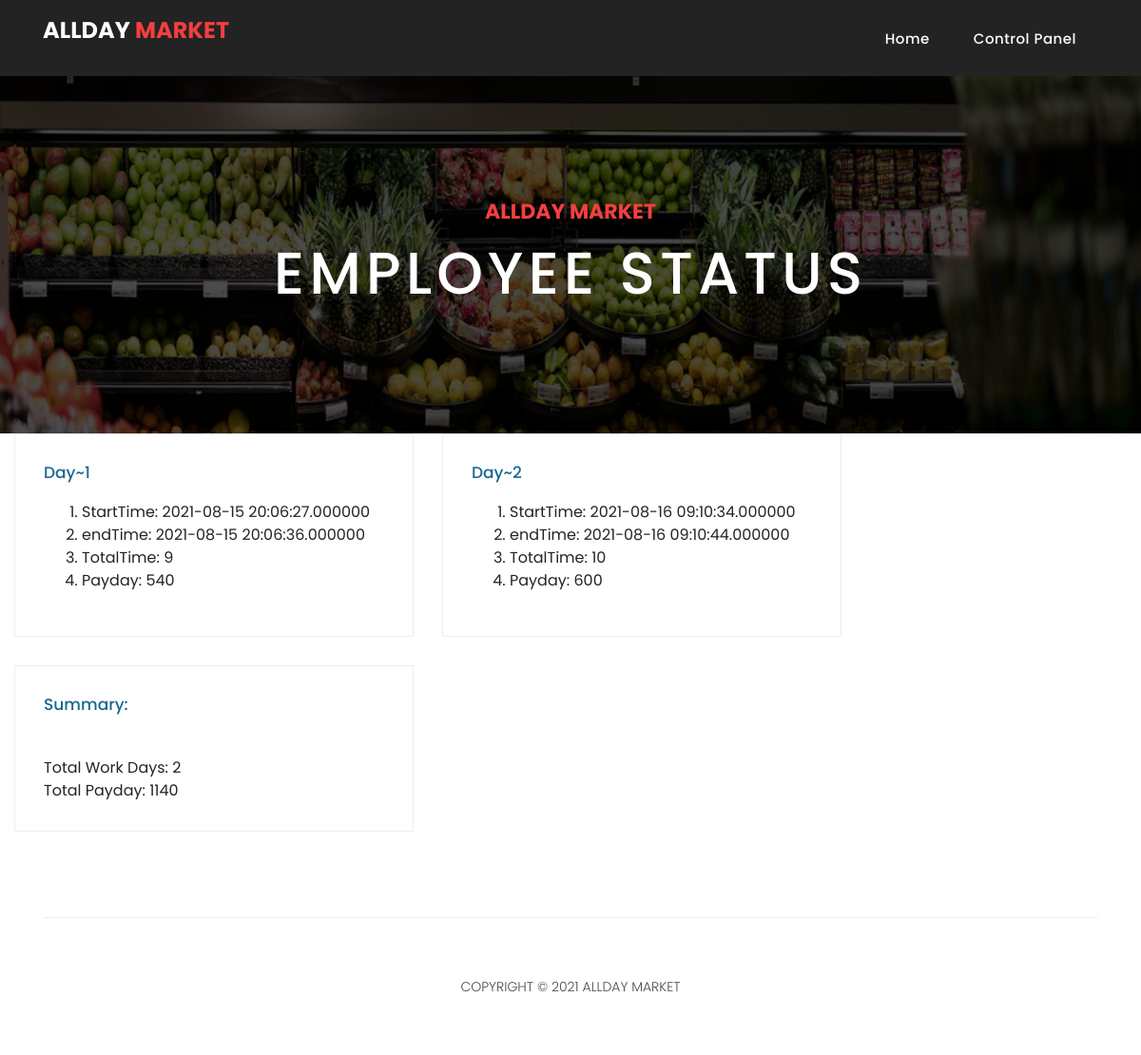
The app's page /employeeStatus.php (signed in), older data.
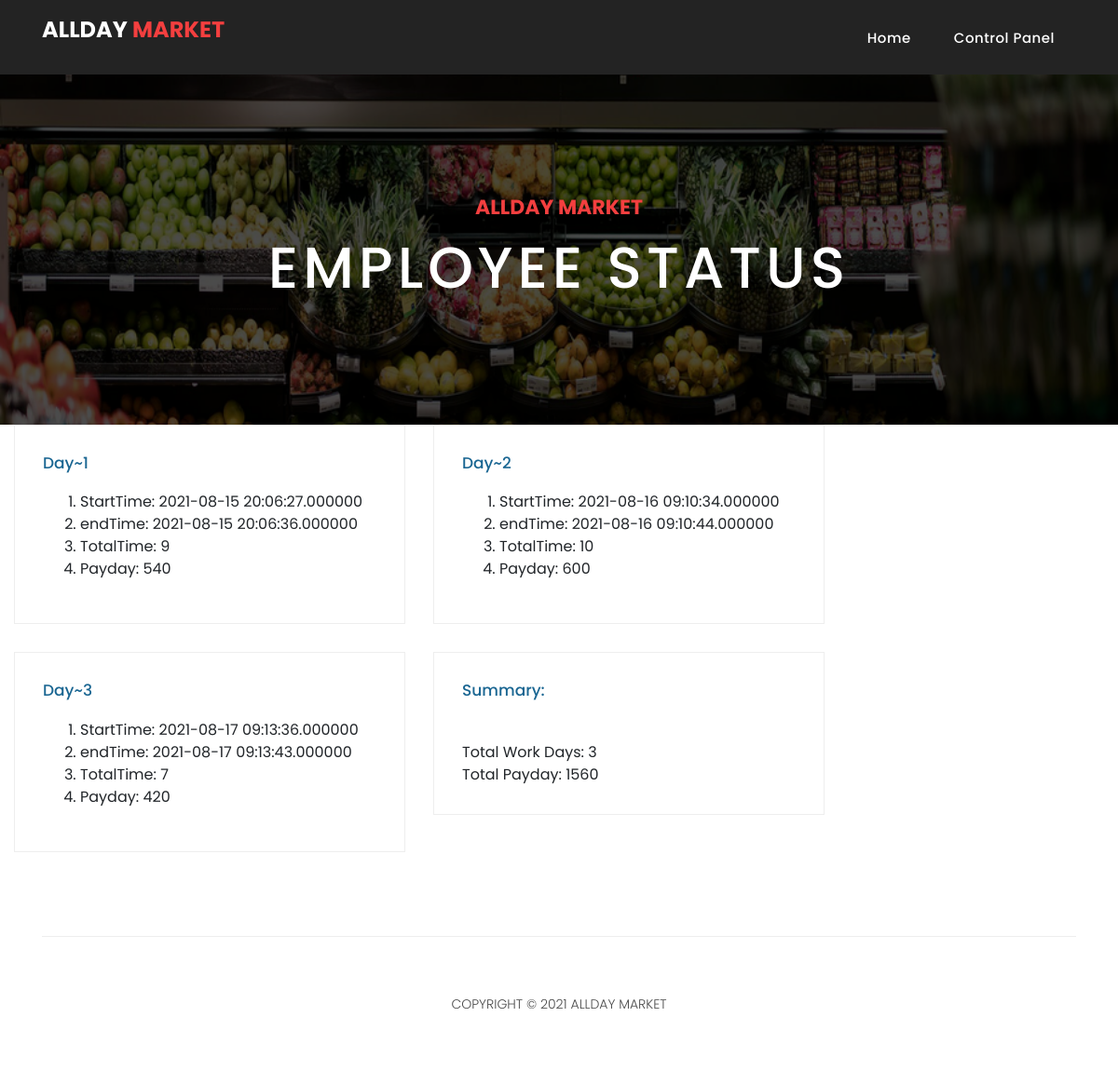
The same page, newer data.
### tables this page shows
CREATE TABLE `payroll_details` (
  `id` int(11) NOT NULL,
  `startTime` timestamp(6) NULL DEFAULT NULL,
  `endTime` timestamp(6) NULL DEFAULT NULL,
  `totalTime` int(11) DEFAULT NULL,
  `payday` int(11) DEFAULT NULL,
  `payroll_id` int(11) NOT NULL
);

### employeeStatus.php (the view, shortened to what the changed rows need)
<!DOCTYPE html>
<html lang="en">
   <head>
      <link href="vendor/bootstrap/css/bootstrap.min.css" rel="stylesheet">
      <link rel="stylesheet" href="assets/css/fontawesome.css">
      <link rel="stylesheet" href="assets/css/style.css">
      <link rel="stylesheet" href="assets/css/owl.css">
   </head>
   <body>
      <header class="">
      <?php
            if(isset($_SESSION['eID'])){
                $basedir = realpath(__DIR__);
                include($basedir . '/navbars/navEmployee.php');
            }
            else{
                header('Location:index.php');
            }
            ?>
      </header>
      <div class="page-heading about-heading header-text" style="background-image: url(assets/images/items/veghs.png);">
         <div class="container">
            <div class="row">
               <div class="col-md-12">
                  <div class="text-content">
                     <h2>Employee Status</h2>
                  </div>
               </div>
            </div>
         </div>
      </div>
      <div class="col-md-9">
         <div class="row">
            <?php
               if(isset($_SESSION['eID'])){
                  $eID = $_SESSION['eID'];
                           include 'db.php';
                           $sql = "SELECT id FROM payroll_ids WHERE eID = ? AND isFinished = 0 LIMIT 1";
                           $stmt= mysqli_stmt_init($conn);
                           mysqli_stmt_prepare($stmt,$sql);
                           mysqli_stmt_bind_param($stmt,"i",$eID);
                           mysqli_stmt_execute($stmt);
                           $results=mysqli_stmt_get_result($stmt);
                            $row = mysqli_fetch_assoc($results);
                            $payroll_id = $row['id'];
                            $sql = "SELECT * FROM payroll_details WHERE payroll_id = ? ";
                            $stmt= mysqli_stmt_init($conn);
                            mysqli_stmt_prepare($stmt,$sql);
                            mysqli_stmt_bind_param($stmt,"i",$payroll_id);
                            mysqli_stmt_execute($stmt);
                            $results=mysqli_stmt_get_result($stmt);
                            $day = 1;
                            while($row = mysqli_fetch_assoc($results))
                            {
                               $startTime = $row['startTime'];
                               $endTime = $row['endTime'];
                               $totalTime = $row['totalTime'];
                               $payday = $row['payday'];
                               echo '
                               <div class="col-md-6">
                               <div class="product-item">
                               <div class="down-content">
                               <a href="#"><h4>Day~'.$day.'</h4></a>
                               <ol><li>StartTime: '.$startTime.'<br>
                               <li>endTime: '.$endTime.'<br>
                               <li>TotalTime: '.$totalTime.'<br>
                               <li>Payday: '.$payday.'<br>
                               </div>
                               </div>
                               </div>
                               ';
                               $day+=1;
                            }
                               $sql = "SELECT SUM(payday) as totalPayday FROM payroll_details WHERE payroll_id = ? ";
                               $stmt= mysqli_stmt_init($conn);
                               mysqli_stmt_prepare($stmt,$sql);
                               mysqli_stmt_bind_param($stmt,"i",$payroll_id);
                               mysqli_stmt_execute($stmt);
                               $results=mysqli_stmt_get_result($stmt);
                               $row = mysqli_fetch_assoc($results);
                               $totalPayday = $row['totalPayday'];
                               $sql = "SELECT COUNT(payday) as totalDays FROM payroll_details WHERE payroll_id = ? ";
                               $stmt= mysqli_stmt_init($conn);
                               mysqli_stmt_prepare($stmt,$sql);
                               mysqli_stmt_bind_param($stmt,"i",$payroll_id);
                               mysqli_stmt_execute($stmt);
                               $results=mysqli_stmt_get_result($stmt);
                               $row = mysqli_fetch_assoc($results);
                               $totalDays = $row['totalDays'];
                               echo '
                               <div class="col-md-6">
                               <div class="product-item">
                               <div class="down-content">
                               <a href="#"><h4>Summary:</h4></a>
                               <br>
                               Total Work Days: '.$totalDays.'<br>
                               Total Payday: '.$totalPayday.'
                               </div>
                               </div>
                               </div>
                               ';
               			}
               else
               			  echo 'Incorrect Session Details ';
               		  ?>
         </div>
      </div>
   </body>
</html>

Row changes from the older to the newer data that the page shows:
added payroll_details: startTime "2021-08-17 09:13:36.000000", endTime "2021-08-17 09:13:43.000000", totalTime "7", payday "420"
Text that changed along with them:
$totalDays: "2" → "3"
$totalPayday: "1140" → "1560"
